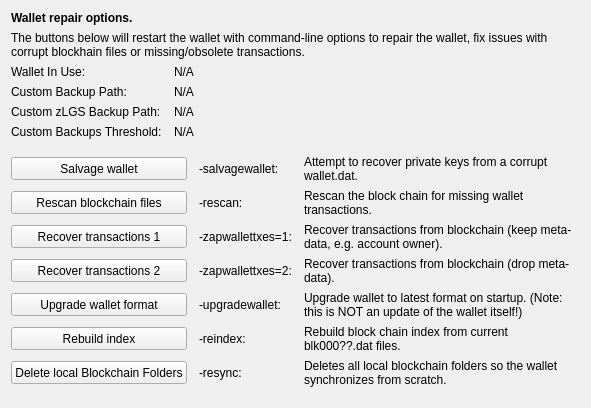
     <widget class="QWidget" name="tab_repair">
      <attribute name="title">
       <string>&amp;Wallet Repair</string>
      </attribute>
      <layout class="QGridLayout" name="gridLayout_4" columnstretch="0,0,0,0">
       <property name="horizontalSpacing">
        <number>12</number>
       </property>
       <item row="0" column="0" colspan="4">
        <widget class="QLabel" name="label_repair_header">
         <property name="font">
          <font>
           <weight>75</weight>
           <bold>true</bold>
          </font>
         </property>
         <property name="text">
          <string>Wallet repair options.</string>
         </property>
        </widget>
       </item>
       <item row="1" column="0" colspan="4">
        <widget class="QLabel" name="label_repair_helptext">
         <property name="font">
          <font>
           <weight>50</weight>
           <bold>false</bold>
          </font>
         </property>
         <property name="text">
          <string>The buttons below will restart the wallet with command-line options to repair the wallet, fix issues with corrupt blockhain files or missing/obsolete transactions.</string>
         </property>
         <property name="wordWrap">
          <bool>true</bool>
         </property>
        </widget>
       </item>
       <item row="2" column="0">
        <widget class="QLabel" name="wallet_path_label">
         <property name="text">
          <string>Wallet In Use:</string>
         </property>
        </widget>
       </item>
       <item row="2" column="1" colspan="3">
        <widget class="QLabel" name="wallet_path">
         <property name="cursor">
          <cursorShape>IBeamCursor</cursorShape>
         </property>
         <property name="text">
          <string>N/A</string>
         </property>
         <property name="textFormat">
          <enum>Qt::PlainText</enum>
         </property>
         <property name="textInteractionFlags">
          <set>Qt::LinksAccessibleByMouse|Qt::TextSelectableByKeyboard|Qt::TextSelectableByMouse</set>
         </property>
        </widget>
       </item>
       <item row="3" column="0">
        <widget class="QLabel" name="wallet_custombackuppath_label">
         <property name="text">
          <string>Custom Backup Path:</string>
         </property>
         <property name="visible">
          <bool>false</bool>
         </property>
        </widget>
       </item>
       <item row="3" column="1" colspan="3">
        <widget class="QLabel" name="wallet_custombackuppath">
         <property name="cursor">
          <cursorShape>IBeamCursor</cursorShape>
         </property>
         <property name="text">
          <string>N/A</string>
         </property>
         <property name="textFormat">
          <enum>Qt::PlainText</enum>
         </property>
         <property name="textInteractionFlags">
          <set>Qt::LinksAccessibleByMouse|Qt::TextSelectableByKeyboard|Qt::TextSelectableByMouse</set>
         </property>
         <property name="visible">
          <bool>false</bool>
         </property>
        </widget>
       </item>
       <item row="4" column="0">
        <widget class="QLabel" name="wallet_customzpivbackuppath_label">
         <property name="text">
          <string>Custom zLGS Backup Path:</string>
         </property>
         <property name="visible">
          <bool>false</bool>
         </property>
        </widget>
       </item>
       <item row="4" column="1" colspan="3">
        <widget class="QLabel" name="wallet_customzpivbackuppath">
         <property name="cursor">
          <cursorShape>IBeamCursor</cursorShape>
         </property>
         <property name="text">
          <string>N/A</string>
         </property>
         <property name="textFormat">
          <enum>Qt::PlainText</enum>
         </property>
         <property name="textInteractionFlags">
          <set>Qt::LinksAccessibleByMouse|Qt::TextSelectableByKeyboard|Qt::TextSelectableByMouse</set>
         </property>
         <property name="visible">
          <bool>false</bool>
         </property>
        </widget>
       </item>
       <item row="5" column="0">
        <widget class="QLabel" name="wallet_custombackupthreshold_label">
         <property name="text">
          <string>Custom Backups Threshold:</string>
         </property>
         <property name="visible">
          <bool>false</bool>
         </property>
        </widget>
       </item>
       <item row="5" column="1" colspan="3">
        <widget class="QLabel" name="wallet_custombackupthreshold">
         <property name="cursor">
          <cursorShape>IBeamCursor</cursorShape>
         </property>
         <property name="text">
          <string>N/A</string>
         </property>
         <property name="textFormat">
          <enum>Qt::PlainText</enum>
         </property>
         <property name="textInteractionFlags">
          <set>Qt::LinksAccessibleByMouse|Qt::TextSelectableByKeyboard|Qt::TextSelectableByMouse</set>
         </property>
         <property name="visible">
          <bool>false</bool>
         </property>
        </widget>
       </item>
       <item row="6" column="0">
        <spacer name="verticalSpacer_repair1">
         <property name="orientation">
          <enum>Qt::Vertical</enum>
         </property>
         <property name="sizeHint" stdset="0">
          <size>
           <width>10</width>
           <height>10</height>
          </size>
         </property>
        </spacer>
       </item>
       <item row="7" column="0" colspan="2">
        <widget class="QPushButton" name="btn_salvagewallet">
         <property name="minimumSize">
          <size>
           <width>100</width>
           <height>23</height>
          </size>
         </property>
         <property name="text">
          <string>Salvage wallet</string>
         </property>
        </widget>
       </item>
       <item row="7" column="2">
        <widget class="QLabel" name="label_repair_salvage_command">
         <property name="text">
          <string notr="true">-salvagewallet:</string>
         </property>
        </widget>
       </item>
       <item row="7" column="3">
        <widget class="QLabel" name="label_repair_salvage">
         <property name="text">
          <string>Attempt to recover private keys from a corrupt wallet.dat.</string>
         </property>
         <property name="wordWrap">
          <bool>true</bool>
         </property>
        </widget>
       </item>
       <item row="8" column="0" colspan="2">
        <widget class="QPushButton" name="btn_rescan">
         <property name="minimumSize">
          <size>
           <width>100</width>
           <height>23</height>
          </size>
         </property>
         <property name="text">
          <string>Rescan blockchain files</string>
         </property>
        </widget>
       </item>
       <item row="8" column="2">
        <widget class="QLabel" name="label_repair_rescan_command">
         <property name="text">
          <string notr="true">-rescan:</string>
         </property>
        </widget>
       </item>
       <item row="8" column="3">
        <widget class="QLabel" name="label_repair_rescan">
         <property name="text">
          <string>Rescan the block chain for missing wallet transactions.</string>
         </property>
         <property name="wordWrap">
          <bool>true</bool>
         </property>
        </widget>
       </item>
       <item row="9" column="0" colspan="2">
        <widget class="QPushButton" name="btn_zapwallettxes1">
         <property name="minimumSize">
          <size>
           <width>100</width>
           <height>23</height>
          </size>
         </property>
         <property name="text">
          <string>Recover transactions 1</string>
         </property>
        </widget>
       </item>
       <item row="9" column="2">
        <widget class="QLabel" name="label_repair_zap1_command">
         <property name="text">
          <string notr="true">-zapwallettxes=1:</string>
         </property>
        </widget>
       </item>
       <item row="9" column="3">
        <widget class="QLabel" name="label_repair_zap1">
         <property name="text">
          <string>Recover transactions from blockchain (keep meta-data, e.g. account owner).</string>
         </property>
         <property name="wordWrap">
          <bool>true</bool>
         </property>
        </widget>
       </item>
       <item row="10" column="0" colspan="2">
        <widget class="QPushButton" name="btn_zapwallettxes2">
         <property name="minimumSize">
          <size>
           <width>100</width>
           <height>23</height>
          </size>
         </property>
         <property name="text">
          <string>Recover transactions 2</string>
         </property>
        </widget>
       </item>
       <item row="10" column="2">
        <widget class="QLabel" name="label_repair_zap2_command">
         <property name="text">
          <string notr="true">-zapwallettxes=2:</string>
         </property>
        </widget>
       </item>
       <item row="10" column="3">
        <widget class="QLabel" name="label_repair_zap2">
         <property name="text">
          <string>Recover transactions from blockchain (drop meta-data).</string>
         </property>
         <property name="wordWrap">
          <bool>true</bool>
         </property>
        </widget>
       </item>
       <item row="11" column="0" colspan="2">
        <widget class="QPushButton" name="btn_upgradewallet">
         <property name="minimumSize">
          <size>
           <width>100</width>
           <height>23</height>
          </size>
         </property>
         <property name="text">
          <string>Upgrade wallet format</string>
         </property>
        </widget>
       </item>
       <item row="11" column="2">
        <widget class="QLabel" name="label_repair_upgrade_command">
         <property name="text">
          <string notr="true">-upgradewallet:</string>
         </property>
        </widget>
       </item>
       <item row="11" column="3">
        <widget class="QLabel" name="label_repair_upgrade">
         <property name="text">
          <string>Upgrade wallet to latest format on startup. (Note: this is NOT an update of the wallet itself!)</string>
         </property>
         <property name="wordWrap">
          <bool>true</bool>
         </property>
        </widget>
       </item>
       <item row="12" column="0" colspan="2">
        <widget class="QPushButton" name="btn_reindex">
         <property name="minimumSize">
          <size>
           <width>100</width>
           <height>23</height>
          </size>
         </property>
         <property name="text">
          <string>Rebuild index</string>
         </property>
        </widget>
       </item>
       <item row="12" column="2">
        <widget class="QLabel" name="label_repair_reindex_command">
         <property name="text">
          <string notr="true">-reindex:</string>
         </property>
        </widget>
       </item>
       <item row="12" column="3">
        <widget class="QLabel" name="label_repair_reindex">
         <property name="text">
          <string>Rebuild block chain index from current blk000??.dat files.</string>
         </property>
         <property name="wordWrap">
          <bool>true</bool>
         </property>
        </widget>
       </item>
       <item row="13" column="0" colspan="2">
        <widget class="QPushButton" name="btn_resync">
         <property name="minimumSize">
          <size>
           <width>100</width>
           <height>23</height>
          </size>
         </property>
         <property name="text">
          <string>Delete local Blockchain Folders</string>
         </property>
        </widget>
       </item>
       <item row="13" column="2">
        <widget class="QLabel" name="label_repair_resync_command">
         <property name="text">
          <string>-resync:</string>
         </property>
        </widget>
       </item>
       <item row="13" column="3">
        <widget class="QLabel" name="label_repair_resync">
         <property name="text">
          <string>Deletes all local blockchain folders so the wallet synchronizes from scratch.</string>
         </property>
         <property name="wordWrap">
          <bool>true</bool>
         </property>
        </widget>
       </item>
       <item row="14" column="0">
        <spacer name="verticalSpacer_repair2">
         <property name="orientation">
          <enum>Qt::Vertical</enum>
         </property>
         <property name="sizeHint" stdset="0">
          <size>
           <width>20</width>
           <height>10</height>
          </size>
         </property>
        </spacer>
       </item>
      </layout>
     </widget>
